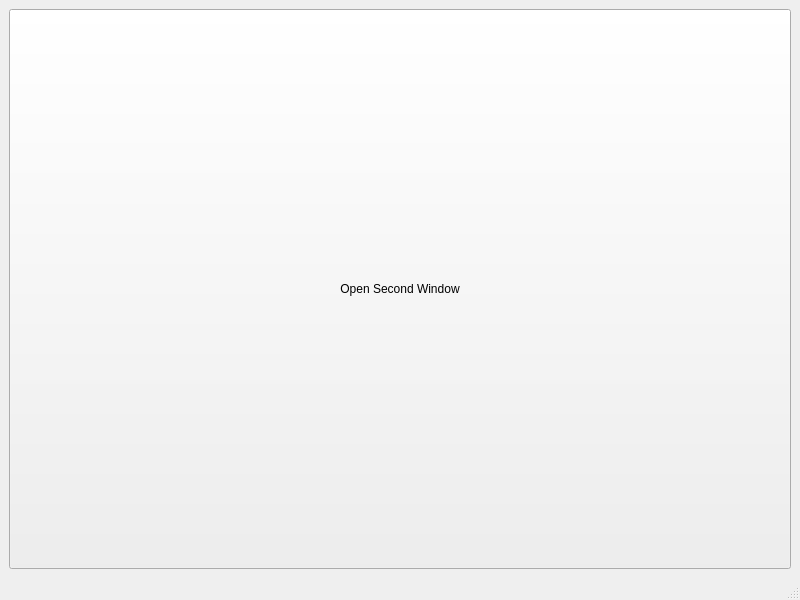
<?xml version="1.0" encoding="UTF-8"?>
<ui version="4.0">
 <class>MainWindow</class>
 <widget class="QMainWindow" name="MainWindow">
  <property name="geometry">
   <rect>
    <x>0</x>
    <y>0</y>
    <width>800</width>
    <height>600</height>
   </rect>
  </property>
  <property name="windowTitle">
   <string>MainWindow</string>
  </property>
  <widget class="QWidget" name="centralwidget">
   <layout class="QVBoxLayout" name="verticalLayout">
    <item>
     <widget class="QPushButton" name="pushButton">
      <property name="sizePolicy">
       <sizepolicy hsizetype="Minimum" vsizetype="Preferred">
        <horstretch>0</horstretch>
        <verstretch>0</verstretch>
       </sizepolicy>
      </property>
      <property name="text">
       <string>Open Second Window</string>
      </property>
     </widget>
    </item>
   </layout>
  </widget>
  <widget class="QMenuBar" name="menubar">
   <property name="geometry">
    <rect>
     <x>0</x>
     <y>0</y>
     <width>800</width>
     <height>21</height>
    </rect>
   </property>
  </widget>
  <widget class="QStatusBar" name="statusbar"/>
 </widget>
 <resources/>
 <connections/>
</ui>
